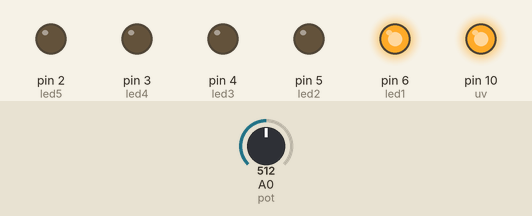
Recording of a sketch running on a simulated Arduino Uno, built with avr-gcc and run on an emulated ATmega328P. Parts: output pins drawn as LEDs (lit = HIGH). Inputs (shaded band) come from the test bench; at power-on: A0 (pot) = 512.

Above: at 1.2 s.
1.3 s: A0 (pot) set to 561
3.5 s: A0 (pot) set to 592
At 5.7 s:
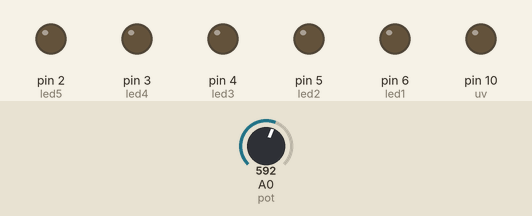
6.0 s: A0 (pot) set to 704
8.2 s: A0 (pot) set to 726
At 10.1 s:
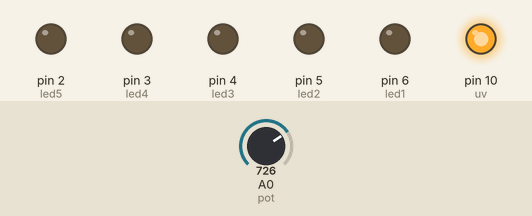
10.7 s: A0 (pot) set to 306
At 12.3 s:
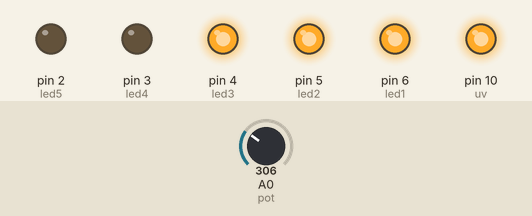
13.2 s: A0 (pot) set to 340
15.4 s: A0 (pot) set to 374
At 17.0 s:
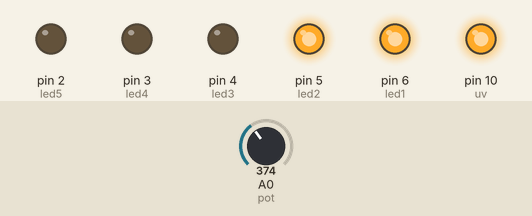
Timing chart, 0 to 18.5 s (numbered marks = the images above; inputs shaded):
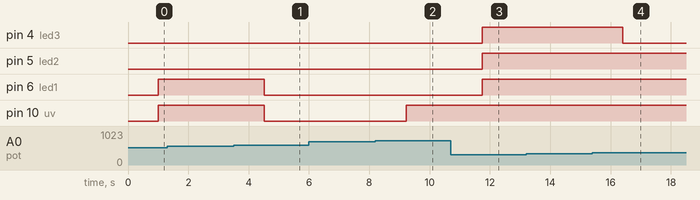

The sketch:

Huto_UV_kesleltetett.ino
```cpp
#define led1 6
#define led2 5
#define led3 4
#define led4 3
#define led5 2

#define pot A0
#define uv 10

byte state = 5;
byte last_state = 6;

long last_millis = 0;
byte done = false;
int kesleltetes = 1000;


void setup()
{
pinMode(led1, OUTPUT);
pinMode(led2, OUTPUT);
pinMode(led3, OUTPUT);
pinMode(led4, OUTPUT);
pinMode(led5, OUTPUT);
pinMode(uv, OUTPUT);
pinMode(pot, INPUT);
}


void loop()
{
  state = map(analogRead(pot), 0, 1023, 23, 0);

  if(state != last_state)
  {
    last_millis = millis();
    last_state = state;
    done = false;
  }

  if(millis() - last_millis > kesleltetes && !done)
  {
    switch(state)
    {
      case 21 ... 23:
      digitalWrite(led5, HIGH);
      digitalWrite(led4, HIGH);
      digitalWrite(led3, HIGH);
      digitalWrite(led2, HIGH);
      digitalWrite(led1, HIGH);
      digitalWrite(uv, HIGH);
      break;

      case 18 ... 20:
      digitalWrite(led5, LOW);
      digitalWrite(led4, HIGH);
      digitalWrite(led3, HIGH);
      digitalWrite(led2, HIGH);
      digitalWrite(led1, HIGH);
      digitalWrite(uv, HIGH);
      break;

      case 16 ... 17:
      digitalWrite(led5, LOW);
      digitalWrite(led4, LOW);
      digitalWrite(led3, HIGH);
      digitalWrite(led2, HIGH);
      digitalWrite(led1, HIGH);
      digitalWrite(uv, HIGH);
      break;

      case 13 ... 15:
      digitalWrite(led5, LOW);
      digitalWrite(led4, LOW);
      digitalWrite(led3, LOW);
      digitalWrite(led2, HIGH);
      digitalWrite(led1, HIGH);
      digitalWrite(uv, HIGH);
      break;

      case 11 ... 12:
      digitalWrite(led5, LOW);
      digitalWrite(led4, LOW);
      digitalWrite(led3, LOW);
      digitalWrite(led2, LOW);
      digitalWrite(led1, HIGH);
      digitalWrite(uv, HIGH);
      break;

      case 8 ... 10:
      digitalWrite(led5, LOW);
      digitalWrite(led4, LOW);
      digitalWrite(led3, LOW);
      digitalWrite(led2, LOW);
      digitalWrite(led1, LOW);
      digitalWrite(uv, LOW);
      break;

      case 0 ... 7:
      digitalWrite(led5, LOW);
      digitalWrite(led4, LOW);
      digitalWrite(led3, LOW);
      digitalWrite(led2, LOW);
      digitalWrite(led1, LOW);
      digitalWrite(uv, HIGH);
      break;
    }

    done = true;
  }

  delay(50);
}
```

Measured:
- the behaviour switches between 578 and 579 on A0 (pot) (found by bisection; images 0 and 1)
- the behaviour switches between 711 and 712 on A0 (pot) (found by bisection; images 1 and 2)
- the behaviour switches between 355 and 356 on A0 (pot) (found by bisection; images 3 and 4)
- after the input at 1.3 s, every drawn part: stays the same
- after the input at 3.5 s, pin 6 (led1), pin 10 (uv): HIGH → LOW after 1.0 s
- after the input at 6.0 s, every drawn part: stays the same
- after the input at 8.2 s, pin 10 (uv): LOW → HIGH after 1.0 s
- after the input at 10.7 s, pin 4 (led3), pin 5 (led2), pin 6 (led1): LOW → HIGH after 1.0 s
- after the input at 13.2 s, every drawn part: stays the same
- after the input at 15.4 s, pin 4 (led3): HIGH → LOW after 1.0 s
